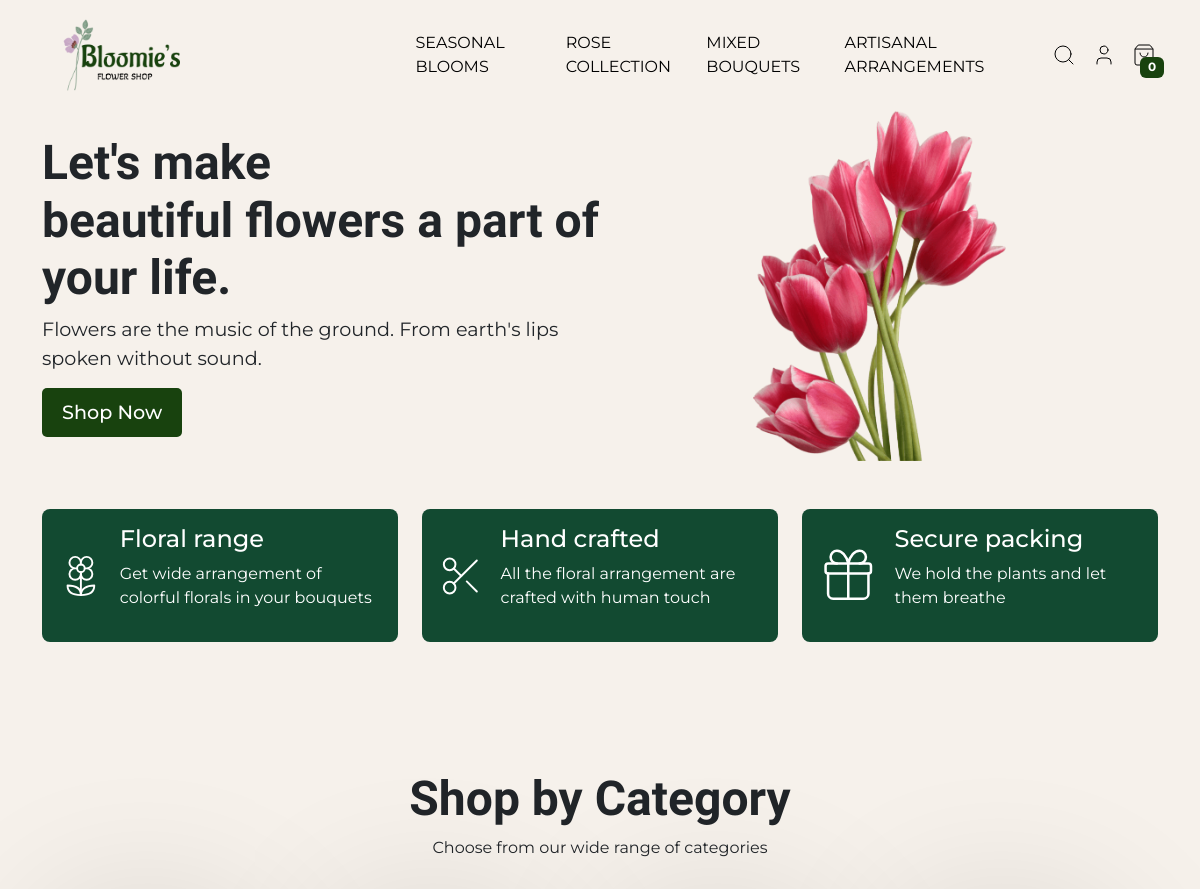
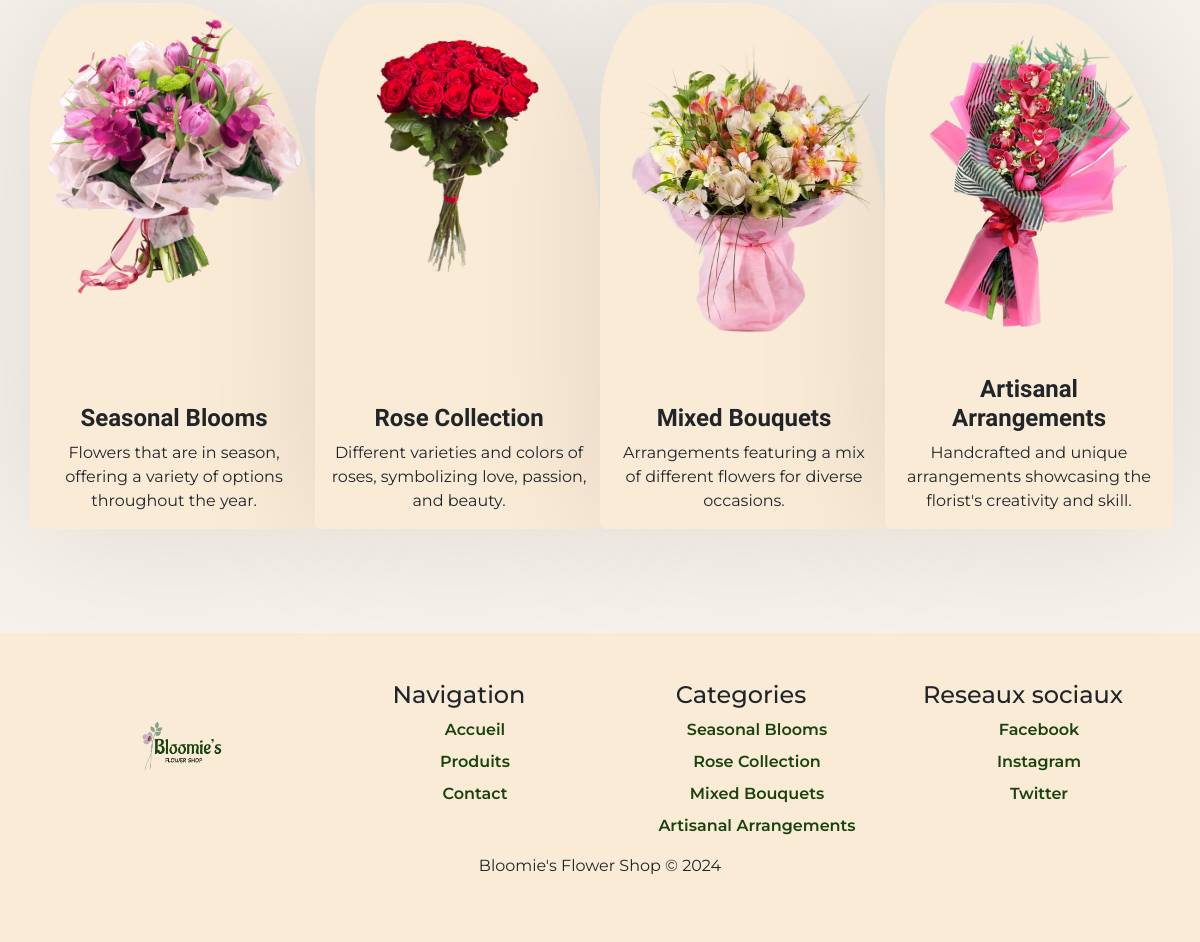
The page / on the database its author committed (2 pictures, top to bottom).
### tables this page shows
CREATE TABLE `categories` (
  `id` int(11) NOT NULL,
  `nom` varchar(255) NOT NULL,
  `description` varchar(255) NOT NULL,
  `image` varchar(255) NOT NULL,
  `createur` int(11) NOT NULL,
  `date_creation` date NOT NULL,
  `date_modification` date NOT NULL
);

### inc/functions.php (called while the page is built, shortened)
<?php
function connectToDatabase(){
    try {
        $conn = new PDO("mysql:host=" . MONHOST . ";dbname=" . MABD, MONUSER, MONPWD);
        $conn->setAttribute(PDO::ATTR_ERRMODE, PDO::ERRMODE_EXCEPTION);
        return $conn;
    } catch (PDOException $e) {
        echo "Erreur de connexion à la base de données : " . $e->getMessage();
        die();
    }
}
function getAllCategories($conn){
    $requete = "SELECT * FROM categories";
    $resultat = $conn->query($requete);
    $categories = $resultat->fetchAll();
    return $categories;
}
$conn = connectToDatabase();
$categories = getAllCategories($conn);
?>

### index.php (the view, shortened to what this page needs)
<?php
include "inc/functions.php";
$categories = getAllCategories($conn);
include "inc/header.php";
?>
<section class="hero">
  <div class="container d-flex align-items-center">
    <div class="col-lg-6">
      <h1>Let's make <br> beautiful flowers a part of your life.</h1>
      <p>Flowers are the music of the ground. From earth's lips spoken without sound.</p>
      <a href="#shop" class="btn btn-primary">Shop Now</a>
    </div>
    <div class="col-lg-6 text-center">
      <img src="images/hero-asset.png" alt="hero" class="img-fluid w-50 ">
    </div>
  </div>
</section>
<div class="features">
  <div class="container">
    <div class="d-flex justify-content-center py-5 gap-4">
      <div class="col d-flex align-items-center gap-3 feature">
        <i data-lucide="flower-2" width="80" height="80" stroke-width="1"></i>
        <div class="d-flex flex-column">
          <h4>Floral range</h4>
          <p>Get wide arrangement of colorful florals in your bouquets</p>
        </div>
      </div>
      <div class="col d-flex align-items-center gap-3 feature">
        <i data-lucide="scissors" width="80" height="80" stroke-width="1"></i>
        <div class="d-flex flex-column">
          <h4>Hand crafted</h4>
          <p>All the floral arrangement are crafted with human touch</p>
        </div>
      </div>
      <div class="col d-flex align-items-center gap-3 feature">
        <i data-lucide="gift" width="80" height="80" stroke-width="1"></i>
        <div class="d-flex flex-column">
          <h4>Secure packing</h4>
          <p>We hold the plants and let them breathe</p>
        </div>
      </div>
    </div>
  </div>
</div>
<section class="categories container" id="shop">
  <h2 class="text-center">Shop by Category</h2>
  <p class="text-center">Choose from our wide range of categories</p>
  <div class="row col-12 mt-4">
  <?php
  foreach ($categories as $categorie) {
    print '<div class="col-3 mt-2">
  <a href="categorie.php?id=' . $categorie['id'] . '" class="card product-home" style="width: 18rem;">
      <img src="images/' . $categorie['image'] . '" class="card-img-top" alt="...">
      <div class="card-body">
        <h5 class="card-title">' . $categorie['nom'] . '</h5>
        <p class="card-text"> ' . $categorie['description'] . '</p>
      </div>
    </a>
  </div>';
  }
  ?>
  </div>
</section>
  <?php
  include "inc/footer.php"
  ?>

### inc/header.php (shortened to what this page needs)
<!DOCTYPE html>
<html lang="en">
<head>
  <link href="https://cdn.jsdelivr.net/npm/bootstrap@5.3.3/dist/css/bootstrap.min.css" rel="stylesheet">
  <link rel="stylesheet" href="/bloomies/css/dashboard.css">
</head>
<body>
<header>
  <nav class="navbar navbar-expand-lg">
    <div class="container-fluid mx-4">
      <a class="navbar-brand" href="index.php">
        <img src="./images/logo-v.png" alt="Bloomie's Flower Shop" />
      </a>
      <div class="collapse navbar-collapse" id="navbarSupportedContent">
        <ul class="navbar-nav me-auto mb-2 mb-lg-0">
          <li class="nav-item">
            <?php
            foreach ($categories as $categorie) {
              print '<li class="nav-item"><a class="nav-link" href="categorie.php?id='.$categorie['id'].'">' . $categorie['nom'] . '</a></li>';
            }
            ?>
          </li>
        </ul>
        <ul class="navbar-nav mb-2 mb-lg-0">
        <div class="search-icon nav-link">
          <i data-lucide="search" stroke-width="1"></i>
        </div>
        <?php if (isset($_SESSION['nom'])) {
          print '<li class="nav-item">
          <a class="nav-link active" aria-current="page" href="profile.php">profile</a>
          </li>';
                  } else {
                    print '<li class="nav-item">
            <a class="nav-link active" aria-current="page" href="connexion.php"><i data-lucide="user" stroke-Width="1"></i></a>
          </li>';
                  }
        ?>
        <li class="nav-item position-relative">
          <a class="nav-link " aria-current="page" href="panier.php"><i data-lucide="shopping-bag" stroke-width="1"></i></a>
          <span class="badge bg-greeny position-absolute"><?php if (isset($_SESSION['panier'])) {
                                        print count($_SESSION['panier'][3]);
                                      } else {
                                        print 0;
                                      } ?></span>
          </li>
        </ul>
      </div>
    </div>
  </nav>
</header>

### inc/footer.php (shortened to what this page needs)
<div class="text-center p-5 mt-4 footer" >
    <div class="row">
        <div class="col-3">
            <img src="images/logo.png" alt="logo" class="img-fluid w-50">
        </div>
        <div class="col-3">
            <h4 class="footer-item">Navigation</h4>
            <ul>
                <li class="footer-link"><a href="index.php">Accueil</a></li>
                <li class="footer-link"><a href="produits.php">Produits</a></li>
                <li class="footer-link"><a href="contact.php">Contact</a></li>
            </ul>
        </div>
        <div class="col-3">
            <h4 class="footer-item">Categories</h4>
            <ul>
                <?php
                $categories = getAllCategories($conn);
                foreach ($categories as $categorie) {
                    print '<li class="footer-link"><a href="categorie.php?id=' . $categorie['id'] . '">' . $categorie['nom'] . '</a></li>';
                }
                ?>
            </ul>
        </div>
        <div class="col-3">
            <h4 class="footer-item">Reseaux sociaux</h4>
            <ul>
                <li class="footer-link"><a href="#">Facebook</a></li>
                <li class="footer-link"><a href="#">Instagram</a></li>
                <li class="footer-link"><a href="#">Twitter</a></li>
            </ul>
        </div>
    </div>
    <div class="row">
        <div class="col-12">
            <p class="footer-text">Bloomie's Flower Shop &copy; 2024</p>
        </div>
</div>
</body>
</html>

### css/dashboard.css (style rules this page uses)
body { margin: 0; padding: 0; font-family: "Montserrat", sans-serif; background-color:#F6F1EB; min-height: 100vh; }
header { background-color:#F6F1EB; }
.nav-link { font-size: medium; font-weight: 400; text-transform: uppercase; color: black; display: flex; align-items: center; }
section.hero h1 { font-family: "Philosopher", sans-serif; font-weight: 900; font-size: 3rem; }
.hero p { font-size: 1.2rem; }
.hero a { font-size: 1.2rem; font-weight: 500; padding: 10px 20px; border-radius: 5px; background-color: #18420e; color: white; border: none; cursor: pointer; }
.feature { background: #124a31; border-radius: 8px; padding: 1rem; COLOR: WHITE; }
.product-home { width: 18rem; background: antiquewhite; border-top-right-radius: 50%; border-top-left-radius: 22%; border: none; box-shadow: 0 0 140px #0000001a; text-decoration: none; height: 100%; justify-content: space-between; }
.product-home img { padding: 1rem; }
.product-home .card-body { padding: 1rem; text-align: center; display: flex; flex-direction: column; align-items: center; justify-content: end; }
.product-home .card-title { font-family: "Philosopher", sans-serif; text-transform: capitalize; font-size: 1.5rem; font-weight: 700; }
section.categories { padding: 5rem 0; }
section.categories h2 { font-family: "Philosopher", sans-serif; font-weight: 900; font-size: 3rem; }
.bg-greeny { top: 56%; position: absolute; right: 0%; background: #18420e !important; }
.footer { background: #faebd7; }
.footer .footer-link { margin: .5rem 0; list-style: none; }
.footer .footer-link a { text-decoration: none; font-size: medium; font-weight: 600; color: #18420e; }
.footer .footer-item { margin: 0 1rem; }
.navbar-brand > img { width: 45%; }

### rows shown on the page
categories: nom "SEASONAL BLOOMS", shows a picture, nom "Seasonal Blooms", description "Flowers that are in season, offering a variety of options throughout the year."
categories: nom "ROSE COLLECTION", image (picture), nom "Rose Collection", description "Different varieties and colors of roses, symbolizing love, passion, and beauty."
categories: nom "MIXED BOUQUETS", image (picture), nom "Mixed Bouquets", description "Arrangements featuring a mix of different flowers for diverse occasions."
categories: nom "ARTISANAL ARRANGEMENTS", image (picture), nom "Artisanal Arrangements", description "Handcrafted and unique arrangements showcasing the florist's creativity and skill."
